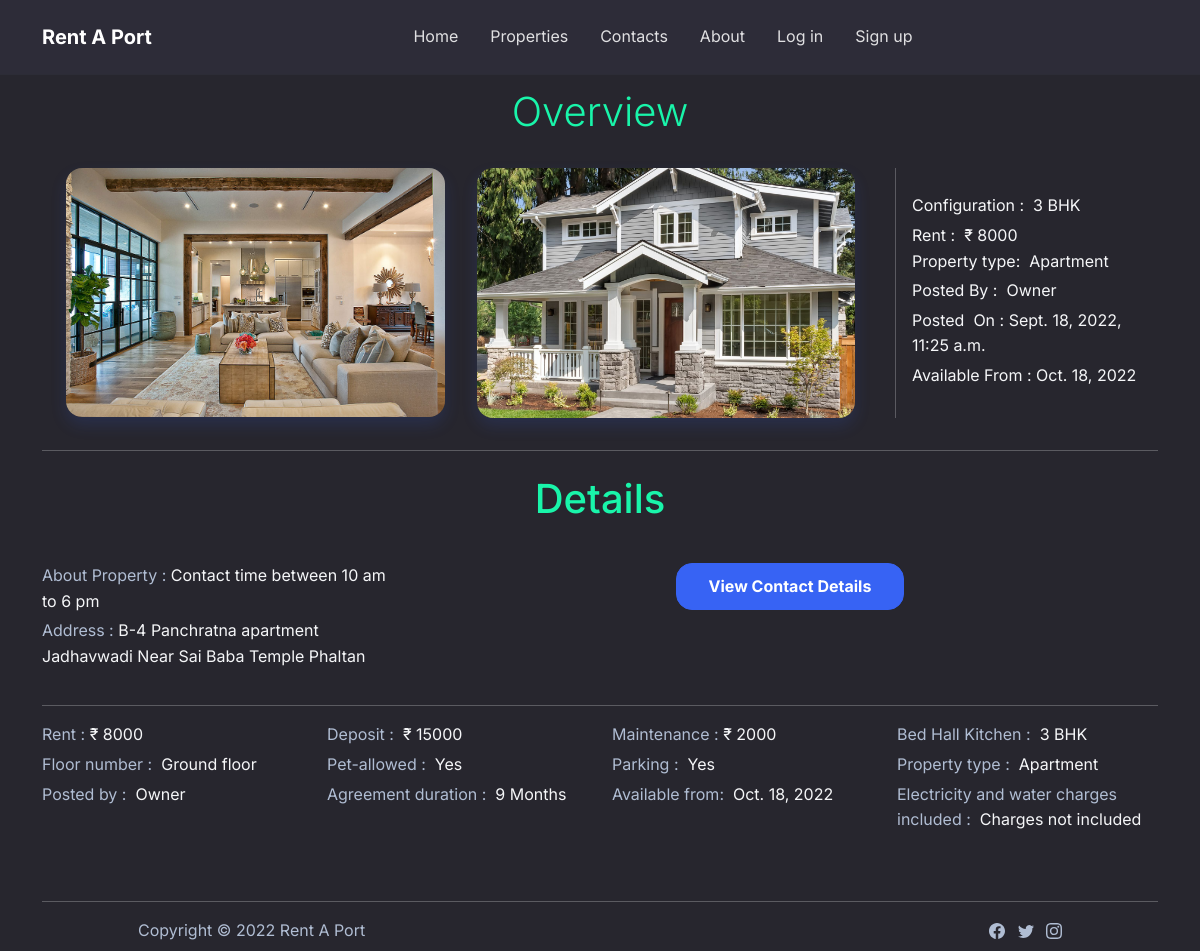
Before: /site/5 with the older database file.
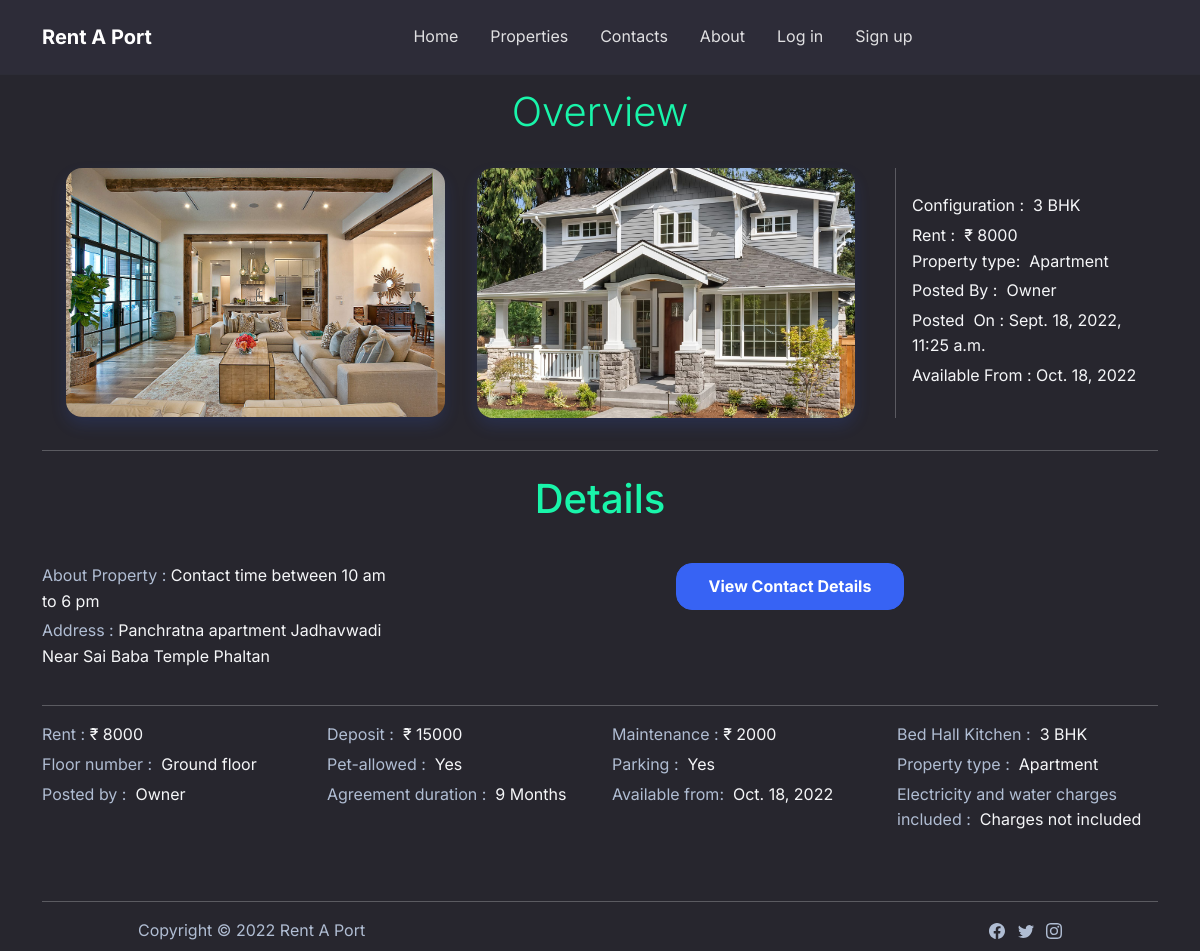
After: the same page with the newer database file.
### rent_a_port/models.py (models this page shows, shortened)
class Site(models.Model):
    show = models.BooleanField(default=False)
    uid = models.IntegerField()
    address = models.CharField(max_length=500)
    Message = models.CharField(max_length=500, default="Empty")
    rent = models.IntegerField()
    deposit = models.IntegerField()
    maintenance = models.IntegerField()
    BHK = models.CharField(max_length=15, default="1 BHK")
    Floor_number = models.CharField(max_length=15, default="Ground floor")
    Pet_allowed = models.CharField(max_length=15, default="No")
    Parking = models.CharField(max_length=15, default="Yes")
    Property_type = models.CharField(max_length=15, default="House")
    Posted_by = models.CharField(max_length=15, default="House")
    Agreement_duration = models.CharField(max_length=15, default="No")
    Electricity_water = models.CharField(max_length=20, default="Charges not included")
    Available_from = models.DateField()
    Posted_on = models.DateTimeField(auto_now_add=True)
    phone = models.IntegerField()
    mail = models.CharField(max_length=50)
    in_img = models.ImageField(upload_to=filepath, null=True)
    out_img = models.ImageField(upload_to=filepath, null=True)

### rent_a_port/views.py (the view)
# urls.py: path('site/<pid>', views.site, name="site"),
def site(request, pid):
    user = request.user
    log_in = False
    if user.is_authenticated:
        log_in = True
    pid = int(pid)
    product = Property.objects.get(id=pid)
    context = {"p": product, "rent": request.get_full_path(), "log_in": log_in}
    return render(request, "property/property.html", context)

### templates/property/property.html (shortened to what this page needs)
{% extends 'base/base.html' %}
{% block body %}
    {% load static %}
    <section class="py-5 mt-4">
        <div class="container">
            <h1 class="display-6 fw-semibold text-center text-success my-3">Overview</h1>
            <div class="row gx-0 gy-0">
                <div class="col-11 col-sm-11 col-md-11 col-lg-8 col-xl-9 col-xxl-9 px-2">
                    <div class="d-lg-flex d-xl-flex d-xxl-flex">
                        <div class="w-100 h-100 m-3"><a href="{{ p.in_img.url }}" target="_blank"><img
                                class="rounded img-fluid shadow w-100 fit-cover" src="{{ p.in_img.url }}"
                                style="max-height: 250px;"/></a></div>
                        <div class="w-100 h-100 m-3"><a href="{{ p.out_img.url }}" target="_blank"><img
                                class="rounded img-fluid shadow w-100 fit-cover" src="{{ p.out_img.url }}"
                                style="max-height: 250px;"/></a></div>
                    </div>
                </div>
                <div class="col-12 col-sm-12 col-md-12 col-lg-4 col-xl-3 col-xxl-3 d-flex ps-lg-3">
                    <div class="m-0 p-0">
                    </div>
                    <div class="d-xl-flex d-xxl-flex align-items-xl-center align-items-xxl-center">
                        <div>
                            <div class="mb-1"><span>Configuration :</span><span>  {{ p.BHK }}</span></div>
                            <div><span>Rent :</span><span>  ₹ {{ p.rent }}</span></div>
                            <div class="mb-1"><span>Property type:  </span><span>{{ p.Property_type }}</span></div>
                            <div class="mb-1"><span>Posted By : </span><span> {{ p.Posted_by }}</span></div>
                            <div class="mb-1"><span>Posted  On : </span><span>{{ p.Posted_on }}</span></div>
                            <div class="mb-1"><span>Available From : </span><span>{{ p.Available_from }}</span></div>
                        </div>
                    </div>
                </div>
            </div>
            <hr class="p-0 mb-0"/>
            <div class="row">
                <div class="col-12 col-sm-12 col-md-12 col-lg-12 col-xl-12 col-xxl-12">
                    <h1 class="fw-semibold text-center text-success my-4">Details</h1>
                </div>
                <div class="col-12 col-sm-12 col-md-12 col-lg-4 col-xl-4 col-xxl-4 my-3">
                    <div class="mb-1"><span class="text-muted">About Property :</span><span> {{ p.Message }}</span>
                    </div>
                    <div class="mb-1"><span class="text-muted">Address :</span><span> {{ p.address }}</span></div>
                </div>
                {% if log_in %}
                    <div class="col-12 col-sm-12 col-md-12 col-lg-4 col-xl-4 col-xxl-4 d-flex justify-content-evenly align-items-xxl-center my-3"
                         id="contacts">
                        <div>
                            <div class="mb-1"><span class="text-muted">Phone Number :</span><span> {{ p.phone }}</span>
                            </div>
                            <div class="mb-1"><span class="text-muted">E-Mail id :</span><span> {{ p.mail }}</span>
                            </div>
                        </div>
                    </div>
                    <div class="col-12 col-sm-12 col-md-12 col-lg-4 col-xl-4 col-xxl-4 d-flex justify-content-evenly align-items-xxl-center my-3"
                         id="appointment">
                        <form  target="_blank"  method="post" action="{% url 'appointment' p.id%}" >{% csrf_token %}
                            <div class="d-flex justify-content-evenly">
                                <input class="border rounded form-control form-control-sm w-75 mx-1 text-black bg-light" name="date_time"
                                       type="datetime-local" required/>
                                <input type="number" value="{{ p.id }}" name="pid" class="d-none" disabled>
                                <textarea
                                        class="form-control form-control-sm form-control rounded-1 w-100 text-black bg-light"
                                        rows="1" name="message" placeholder="Any Message" required minlength="10"
                                        maxlength="500"></textarea>
                            </div>
                            <div class="d-flex justify-content-center">
                                <button class="btn btn-primary btn-sm rounded-1 d-flex justify-content-center mt-1 w-lg-50 w-xl-50 w-xxl-50"
                                   type="submit" style="width: 194.987px;">Set Appointment</button></div>
                        </form>
                    </div>
                {% else %}
                    <div class="col-12 col-sm-12 col-md-12 col-lg-8 col-xl-8 col-xxl-8 text-center my-3"
                         id="C_D_button">
                        <button class="btn btn-primary rounded-1" onclick="Details()" role="button">View
                            Contact Details
                        </button>
                    </div>
                {% endif %}
            </div>
            <hr/>
            <div class="row">
                <div class="col-lg-4 col-xl-3 col-xxl-3">
                    <div class="mb-1"><span class="text-muted">Rent :</span><span> ₹ {{ p.rent }}</span></div>
                    <div class="mb-1"><span class="text-muted">Floor number :</span><span>  {{ p.Floor_number }}</span>
                    </div>
                    <div class="mb-1"><span class="text-muted">Posted by :</span><span>  {{ p.Posted_by }}</span></div>
                </div>
                <div class="col-lg-4 col-xl-3 col-xxl-3">
                    <div class="mb-1"><span class="text-muted">Deposit :</span><span>  ₹ {{ p.deposit }}<br/></span>
                    </div>
                    <div class="mb-1"><span class="text-muted">Pet-allowed :</span><span>  {{ p.Pet_allowed }} </span>
                    </div>
                    <div class="mb-1"><span
                            class="text-muted">Agreement duration :</span><span>  {{ p.Agreement_duration }}</span>
                    </div>
                </div>
                <div class="col-lg-4 col-xl-3 col-xxl-3">
                    <div class="mb-1"><span class="text-muted">Maintenance :</span><span> ₹ {{ p.maintenance }}</span>
                    </div>
                    <div class="mb-1"><span class="text-muted">Parking :</span><span>  {{ p.Parking }}</span></div>
                    <div class="mb-1"><span
                            class="text-muted">Available from:</span><span>  {{ p.Available_from }}</span></div>
                </div>
                <div class="col-lg-4 col-xl-3 col-xxl-3">
                    <div class="mb-1"><span class="text-muted">Bed Hall Kitchen :</span><span>  {{ p.BHK }} </span>
                    </div>
                    <div class="mb-1"><span
                            class="text-muted">Property type :</span><span>  {{ p.Property_type }} </span></div>
                    <div class="mb-1"><span
                            class="text-muted">Electricity and water charges included :</span><span>  {{ p.Electricity_water }} </span>
                    </div>
                </div>
            </div>
        </div>
    </section>
{% endblock body %}

### templates/base/base.html (shortened to what this page needs)
<!DOCTYPE html>
<html lang="en">
<head>
    {% load static %}
    <link rel="stylesheet" href="{% static 'assets/bootstrap/css/bootstrap.min.css' %}">
    <link rel="stylesheet" href="{% static 'assets/css/Account-setting-or-edit-profile.css' %}">
    <link rel="stylesheet" href="{% static 'assets/css/Style.css' %}">
</head>
<body style="/*background: url(&quot;design.jpg&quot;);*/background-position: 0 -60px;" class="bg-dark text-light">
<nav class="navbar navbar-dark navbar-expand-md fixed-top navbar-shrink py-3" id="mainNav">
    <div class="container"><a class="navbar-brand d-flex align-items-center" href="/"><span>Rent A Port</span></a>
        <div class="collapse navbar-collapse" id="navcol-1">
            <ul class="navbar-nav mx-auto">
                <li class="nav-item"><a class="nav-link" href="/index">Home</a></li>
                <li class="nav-item"><a class="nav-link" href="/propertys">Properties</a></li>
                <li class="nav-item"><a class="nav-link" href="/contacts">Contacts</a></li>
                <li class="nav-item"><a class="nav-link" href="/about">About</a></li>
                {% if user.is_authenticated %}
                    <li class="nav-item"><a class="nav-link" href="/add">Add To Rent</a></li>
                    <li class="nav-item"><a class="nav-link" href="/my_property">My property</a></li>
                    <li class="nav-item"><a class="nav-link" href="/profile">
                        <svg xmlns="http://www.w3.org/2000/svg" width="1em" height="1em" fill="currentColor"
                             viewBox="0 0 16 16" class="bi bi-person fs-5">
                            <path d="M8 8a3 3 0 1 0 0-6 3 3 0 0 0 0 6zm2-3a2 2 0 1 1-4 0 2 2 0 0 1 4 0zm4 8c0 1-1 1-1 1H3s-1 0-1-1 1-4 6-4 6 3 6 4zm-1-.004c-.001-.246-.154-.986-.832-1.664C11.516 10.68 10.289 10 8 10c-2.29 0-3.516.68-4.168 1.332-.678.678-.83 1.418-.832 1.664h10z"></path>
                        </svg>
                    </a></li>
                    <li class="nav-item"><a class="nav-link" href="/logout">Log Out</a></li>
                {% else %}
                    <li class="nav-item"><a class="nav-link" href="/login">Log in</a></li>
                    <li class="nav-item"><a class="nav-link" href="/signup">Sign up</a></li>
                {% endif %}
            </ul>
        </div>
    </div>
</nav>
<div class="container-fluid" style="min-height:83vh;">
{% block body %}
{% endblock body %}
</div>
<footer class="bg-dark">
    <div class="container">
        <hr>
        <div class="text-muted d-flex justify-content-between align-items-center px-5 mx-5 mb-2">
            <p class="mb-0">Copyright © 2022 Rent A Port</p>
            <ul class="list-inline mb-0">
                <li class="list-inline-item">
                </li>
                <li class="list-inline-item">
                </li>
                <li class="list-inline-item">
                </li>
            </ul>
        </div>
    </div>
</footer>
</body>
</html>

Changed rows visible on the page:
changed Site "3 BHK": address "B-4 Panchratna apartment Jadhavwadi Near Sai Baba Temple Phaltan" → "Panchratna apartment Jadhavwadi Near Sai Baba Temple Phaltan"
